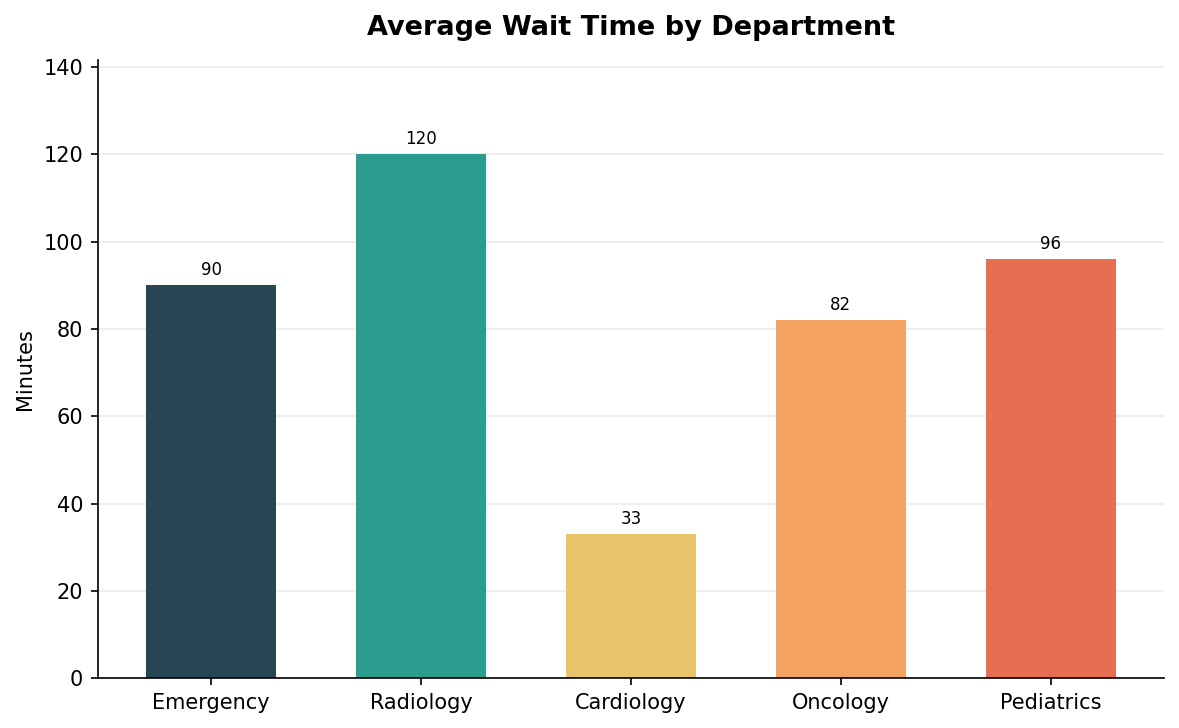
#> input picture data/samples/bar_products.png, 1179 x 728 px
$ python -i classify.py   (imports and definitions only)
#> lines starting #> are read from the running program, lines starting #| are printed output that depends on the picture; after the words box and inside, x2 and y2 are one past the last pixel; in counts of white or black regions, pixels touching at a corner belong together
### src/chartscribe/geometry.py
"""Small geometry and text-grouping utilities used by the extractors."""

from __future__ import annotations

import math
import re
from collections import defaultdict
from collections.abc import Iterable, Sequence

import numpy as np

from .models import OCRToken


def clamp(value: float, low: float, high: float) -> float:
    return max(low, min(high, value))


def median_or(values: Sequence[float], fallback: float = 0.0) -> float:
    clean = [float(value) for value in values if np.isfinite(value)]
    return float(np.median(clean)) if clean else fallback


# [10 lines left out: function iou, not called in this run]


def angular_distance(a: float, b: float) -> float:
    difference = abs((a - b) % 360.0)
    return min(difference, 360.0 - difference)


def angle_from_center(cx: float, cy: float, center_x: float, center_y: float) -> float:
    """Return an angle in degrees with 0 at east and increasing counter-clockwise."""
    return math.degrees(math.atan2(-(cy - center_y), cx - center_x)) % 360.0


# [20 lines left out: function group_tokens_by_row, not called in this run]


def row_text(row: Iterable[OCRToken]) -> str:
    return " ".join(token.text for token in sorted(row, key=lambda item: item.x1)).strip()


# [44 lines left out: functions clean_label, is_numeric_text, fit_line_robust, not called in this run]


def color_to_hex(bgr: Sequence[int] | np.ndarray) -> str:
    b, g, r = [int(clamp(float(value), 0, 255)) for value in bgr[:3]]
    return f"#{r:02x}{g:02x}{b:02x}"


# [61 lines left out: functions strip_units, format_number, cluster_indices, most_common, not called in this run]

### src/chartscribe/classify.py
"""Chart-type classification using a trained model with heuristic fallback."""

from __future__ import annotations

from dataclasses import dataclass
from pathlib import Path
from typing import Any

import cv2
import numpy as np

from .config import CHART_TYPE_MODEL
from .geometry import clamp
from .models import ChartType, OCRToken


@dataclass
class ClassificationResult:
    chart_type: ChartType
    confidence: float
    method: str
    scores: dict[str, float]

    # [7 lines left out: function as_dict, not called in this run]


def _color_mask(rgb: np.ndarray) -> np.ndarray:
    hsv = cv2.cvtColor(rgb, cv2.COLOR_RGB2HSV)
    mask = ((hsv[:, :, 1] > 55) & (hsv[:, :, 2] > 45)).astype(np.uint8) * 255
    kernel = np.ones((3, 3), np.uint8)
    mask = cv2.morphologyEx(mask, cv2.MORPH_OPEN, kernel, iterations=1)
    mask = cv2.morphologyEx(mask, cv2.MORPH_CLOSE, kernel, iterations=1)
    return mask


def _contours(mask: np.ndarray) -> list[tuple[int, int, int, int, float, float]]:
    contours, _ = cv2.findContours(mask, cv2.RETR_EXTERNAL, cv2.CHAIN_APPROX_SIMPLE)
    items = []
    for contour in contours:
        x, y, width, height = cv2.boundingRect(contour)
        area = float(cv2.contourArea(contour))
        perimeter = float(cv2.arcLength(contour, True))
        items.append((x, y, width, height, area, perimeter))
    return items


def _circle_score(rgb: np.ndarray) -> tuple[float, dict[str, float]]:
    height, width = rgb.shape[:2]
    mask = _color_mask(rgb)
    items = _contours(mask)
    image_area = height * width
    best = 0.0
    details: dict[str, float] = {}
    if not items:
        return best, details

    for x, y, box_width, box_height, area, perimeter in items:
        if area < image_area * 0.018:
            continue
        extent = area / max(1.0, box_width * box_height)
        aspect = min(box_width, box_height) / max(1.0, max(box_width, box_height))
        circularity = 4 * np.pi * area / max(1.0, perimeter * perimeter)
        circle_like = (
            0.72 * min(1.0, extent / 0.62)
            + 0.28 * max(0.0, 1.0 - abs(1.0 - aspect) * 3.0)
            + 0.20 * min(1.0, circularity / 0.8)
        )
        if aspect > 0.76 and extent > 0.48:
            best = max(best, circle_like)
            details["circle_extent"] = round(extent, 4)
            details["circle_aspect"] = round(aspect, 4)

    # Verify with Hough circles on a downsampled edge image as a second signal.
    resized = cv2.resize(rgb, (min(width, 500), int(min(width, 500) * height / width)))
    gray = cv2.cvtColor(resized, cv2.COLOR_RGB2GRAY)
    gray = cv2.medianBlur(gray, 5)
    circles = cv2.HoughCircles(
        gray,
        cv2.HOUGH_GRADIENT,
        dp=1.2,
        minDist=max(20, resized.shape[1] // 5),
        param1=100,
        param2=35,
        minRadius=max(20, resized.shape[1] // 12),
        maxRadius=int(resized.shape[1] * 0.48),
    )
    if circles is not None:
        largest = max(circles[0], key=lambda item: item[2])
        details["hough_radius_ratio"] = round(float(largest[2]) / resized.shape[1], 4)
        best = max(best, clamp(float(largest[2]) / resized.shape[1] * 1.5, 0, 1))
    return clamp(best, 0, 1), details


def _bar_score(rgb: np.ndarray) -> tuple[float, dict[str, float]]:
    height, width = rgb.shape[:2]
    mask = _color_mask(rgb)
    items = _contours(mask)
    image_area = height * width
    rectangles = []
    for x, y, box_width, box_height, area, _ in items:
        if (
            box_width >= 4
            and box_height >= 10
            and area >= image_area * 0.0006
            and area / max(1.0, box_width * box_height) > 0.42
            and box_height / max(1.0, box_width) > 0.45
        ):
            rectangles.append((x, y, box_width, box_height, area))

    if len(rectangles) < 2:
        return 0.0, {"bars": float(len(rectangles))}

    bottoms = [y + box_height for _, y, _, box_height, _ in rectangles]
    tolerance = max(4.0, height * 0.012)
    best_group: list[tuple[int, int, int, int, float]] = []
    for bottom in bottoms:
        group = [rect for rect, other in zip(rectangles, bottoms) if abs(other - bottom) <= tolerance]
        if len(group) > len(best_group):
            best_group = group

    if len(best_group) < 2:
        return 0.0, {"bars": float(len(rectangles))}
    widths = [rect[2] for rect in best_group]
    lefts = [rect[0] for rect in best_group]
    spread = (max(lefts) - min(lefts)) / max(1, width)
    consistency = 1.0 - min(1.0, np.std(widths) / max(1.0, np.mean(widths))) if widths else 0
    count_score = min(1.0, len(best_group) / 5.0)
    score = 0.52 * count_score + 0.22 * consistency + 0.26 * min(1.0, spread / 0.65)
    details = {
        "bars": float(len(best_group)),
        "bar_width_cv": round(float(np.std(widths) / max(1.0, np.mean(widths))), 4),
        "bar_spread": round(float(spread), 4),
    }
    return clamp(score, 0, 1), details


def _line_score(rgb: np.ndarray) -> tuple[float, dict[str, float]]:
    height, width = rgb.shape[:2]
    mask = _color_mask(rgb)
    items = _contours(mask)
    image_area = height * width
    line_like = []
    for x, y, box_width, box_height, area, _ in items:
        if area < image_area * 0.0003:
            continue
        aspect = box_width / max(1.0, box_height)
        fill = area / max(1.0, box_width * box_height)
        if aspect > 2.2 and fill < 0.35:
            line_like.append((box_width, box_height, fill))
    if not line_like:
        return 0.0, {"line_shapes": 0.0}
    longest = max(item[0] for item in line_like)
    score = min(1.0, longest / (width * 0.55)) * min(1.0, len(line_like) / 3.0)
    return clamp(0.35 + 0.65 * score, 0, 1), {
        "line_shapes": float(len(line_like)),
        "line_span": round(longest / width, 4),
    }


# [36 lines left out: functions _big_numeric_tokens, _infographic_score, not called in this run]


def extract_classifier_features(rgb: np.ndarray) -> np.ndarray:
    """Extract a compact feature vector used by the chart-type classifier."""
    height, width = rgb.shape[:2]
    resized = cv2.resize(rgb, (64, 64), interpolation=cv2.INTER_AREA)
    small = cv2.cvtColor(resized, cv2.COLOR_RGB2GRAY).astype(np.float32) / 255.0
    hsv = cv2.cvtColor(resized, cv2.COLOR_RGB2HSV)
    hist_h = cv2.calcHist([hsv], [0], None, [16], [0, 180]).flatten()
    hist_s = cv2.calcHist([hsv], [1], None, [8], [0, 256]).flatten()
    hist_v = cv2.calcHist([hsv], [2], None, [8], [0, 256]).flatten()
    hist_h = hist_h / max(1.0, hist_h.sum())
    hist_s = hist_s / max(1.0, hist_s.sum())
    hist_v = hist_v / max(1.0, hist_v.sum())

    bar, bar_details = _bar_score(rgb)
    circle, circle_details = _circle_score(rgb)
    line, line_details = _line_score(rgb)
    mask = _color_mask(rgb)
    colored_fraction = float(mask.mean() / 255.0)
    items = _contours(mask)
    areas = np.array([item[4] for item in items], dtype=float) if items else np.array([0.0])
    boxes = np.array([[item[2], item[3]] for item in items], dtype=float) if items else np.zeros((1, 2))
    aspect = boxes[:, 0] / np.maximum(1.0, boxes[:, 1])
    features = np.concatenate(
        [
            small.flatten(),
            hist_h,
            hist_s,
            hist_v,
            np.array(
                [
                    colored_fraction,
                    len(items) / 20.0,
                    float(areas.max() / max(1.0, height * width)),
                    float(areas.sum() / max(1.0, height * width)),
                    float(np.median(aspect)) if len(aspect) else 0.0,
                    float(np.std(aspect)) if len(aspect) else 0.0,
                    bar,
                    circle,
                    line,
                    bar_details.get("bars", 0.0) / 10.0,
                    bar_details.get("bar_width_cv", 0.0),
                    bar_details.get("bar_spread", 0.0),
                    circle_details.get("circle_extent", 0.0),
                    circle_details.get("hough_radius_ratio", 0.0),
                    line_details.get("line_span", 0.0),
                ]
            ),
        ]
    )
    return features.astype(np.float32)


class ChartTypeClassifier:
    """Trained RandomForest classifier with transparent heuristic fallback."""

    # [87 lines left out: functions __init__, _load, heuristic, predict, not called in this run]

>>> import cv2
>>> picture = cv2.cvtColor(cv2.imread('../../data/samples/bar_products.png'), cv2.COLOR_BGR2RGB)
>>> result = extract_classifier_features(picture)
#> in extract_classifier_features, `resized = cv2.resize(rgb, (64, 64), interpolation=cv2.INTER_AREA)`:
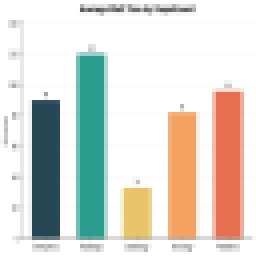
#> resized: shape (64, 64, 3) (shown 4 times larger); mean R, G, B 218.9, 217.1, 209.3
#> in extract_classifier_features, `small = cv2.cvtColor(resized, cv2.COLOR_RGB2GRAY).astype(np.float32) /..`:
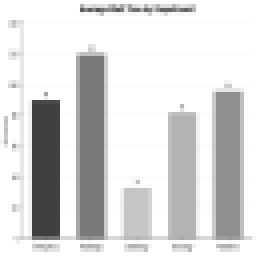
#> small: shape (64, 64) float32 (shown 4 times larger); min 0.243, max 1, mean 0.85
#> in extract_classifier_features, `hist_h = cv2.calcHist([hsv], [0], None, [16], [0, 180]).flatten()`: hist_h = [3072, 368, 0, 0, 0, 0, 0, 376, 280, 0, 0, 0, 0, 0, 0, 0]
#> in extract_classifier_features, `hist_s = cv2.calcHist([hsv], [1], None, [8], [0, 256]).flatten()`: hist_s = [2848, 74, 96, 73, 519, 486, 0, 0]
#> in extract_classifier_features, `hist_v = cv2.calcHist([hsv], [2], None, [8], [0, 256]).flatten()`: hist_v = [0, 0, 241, 20, 280, 91, 167, 3297]
#> in extract_classifier_features, `hist_h = hist_h / max(1.0, hist_h.sum())`: hist_h = [0.75, 0.0898, 0, 0, 0, 0, 0, 0.0918, 0.0684, 0, 0, 0, 0, 0, 0, 0]
#> in extract_classifier_features, `hist_s = hist_s / max(1.0, hist_s.sum())`: hist_s = [0.695, 0.0181, 0.0234, 0.0178, 0.127, 0.119, 0, 0]
#> in extract_classifier_features, `hist_v = hist_v / max(1.0, hist_v.sum())`: hist_v = [0, 0, 0.0588, 0.00488, 0.0684, 0.0222, 0.0408, 0.805]
#> in _color_mask, `mask = ((hsv[:, :, 1] > 55) & (hsv[:, :, 2] > 45)).astype(np.uint8) * ..`:
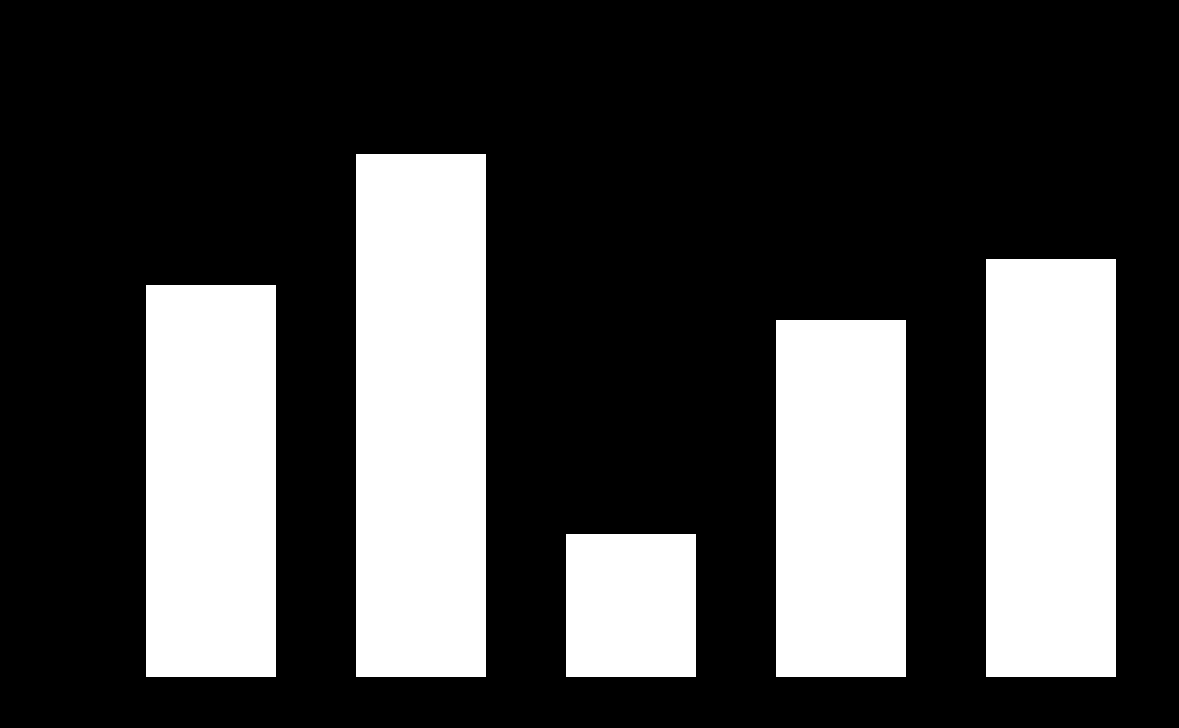
#> mask: shape (728, 1179); 27.8% white; 5 white regions
#> in _contours, `contours, _ = cv2.findContours(mask, cv2.RETR_EXTERNAL, cv2.CHAIN_APPR..`: contours = 5 contours; box (x1, y1, x2, y2) and area: (356, 154, 486, 677) 67338, (986, 259, 1116, 677) 53793, (146, 285, 276, 677) 50439, (776, 320, 906, 677) 45924, (566, 534, 696, 677) 18318
#> the loop in _contours, `for contour in contours:` made 5 passes
#> (contour, x, y, height, area, perimeter) on passes 1 to 5: ([[566, 534], [566, 676], [695, 676], [695, 534]], 566, 534, 143, 18318, 542), ([[776, 320], [776, 676], [905, 676], [905, 320]], 776, 320, 357, 45924, 970), ([[146, 285], [146, 676], [275, 676], [275, 285]], 146, 285, 392, 50439, 1040), ([[986, 259], [986, 676], [1115, 676], [1115, 259]], 986, 259, 418, 53793, 1092), ([[356, 154], [356, 676], [485, 676], [485, 154]], 356, 154, 523, 67338, 1302)
#> after the loop in _contours, `for contour in contours:`: items = [(566, 534, 130, 143, 18318, 542), (776, 320, 130, 357, 45924, 970), (146, 285, 130, 392, 50439, 1040), (986, 259, 130, 418, 53793, 1092), (356, 154, 130, 523, 67338, 1302)]
#> the loop in _bar_score, `for x, y, box_width, box_height, area, _ in items:` made 5 passes
#> (x, y, box_height, area) on passes 1 to 5: (566, 534, 143, 18318), (776, 320, 357, 45924), (146, 285, 392, 50439), (986, 259, 418, 53793), (356, 154, 523, 67338)
#> after the loop in _bar_score, `for x, y, box_width, box_height, area, _ in items:`: rectangles = [(566, 534, 130, 143, 18318), (776, 320, 130, 357, 45924), (146, 285, 130, 392, 50439), (986, 259, 130, 418, 53793), (356, 154, 130, 523, 67338)]
#> in _bar_score, `bottoms = [y + box_height for _, y, _, box_height, _ in rectangles]`: bottoms = [677, 677, 677, 677, 677]
#> the loop in _bar_score, `for bottom in bottoms:` made 5 passes
#> in _bar_score, `widths = [rect[2] for rect in best_group]`: widths = [130, 130, 130, 130, 130]
#> in _bar_score, `lefts = [rect[0] for rect in best_group]`: lefts = [566, 776, 146, 986, 356]
#> in _bar_score, `spread = (max(lefts) - min(lefts)) / max(1, width)`: spread = 0.712
#> in _bar_score, `consistency = 1.0 - min(1.0, np.std(widths) / max(1.0, np.mean(widths)..`: consistency = 1
#> in _bar_score, `details = { "bars": float(len(best_group)), "bar_width_cv": round(floa..`: details = {'bars': 5, 'bar_width_cv': 0, 'bar_spread': 0.713}
#> in extract_classifier_features, `bar, bar_details = _bar_score(rgb)`: bar = 1; bar_details has the same summary as details in _bar_score
#> the loop in _contours (call 2), `for contour in contours:` made 5 passes
#> the loop in _circle_score, `for x, y, box_width, box_height, area, perimeter in items:` made 5 passes
#> (x, y, box_height, area, perimeter, extent, aspect, circularity) on pass 1: (566, 534, 143, 18318, 542, 0.985, 0.909, 0.784)
#> after the loop in _circle_score, `for x, y, box_width, box_height, area, perimeter in items:`: details = {'circle_extent': 0.985, 'circle_aspect': 0.909}
#> in _circle_score, `resized = cv2.resize(rgb, (min(width, 500), int(min(width, 500) * heig..`:
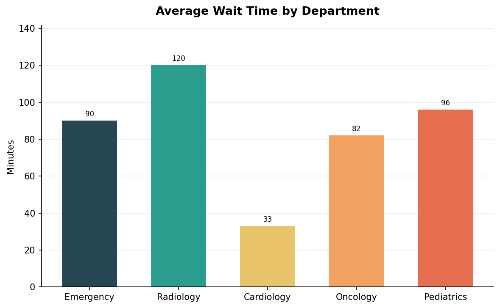
#> resized: shape (308, 500, 3); mean R, G, B 219, 217.2, 209.5
#> in _circle_score, `gray = cv2.cvtColor(resized, cv2.COLOR_RGB2GRAY)`:
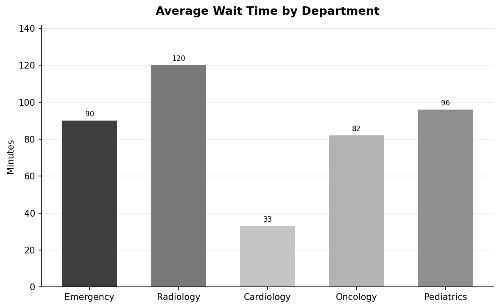
#> gray: shape (308, 500); min 0, max 255, mean 216.8
#> in _circle_score, `gray = cv2.medianBlur(gray, 5)`:
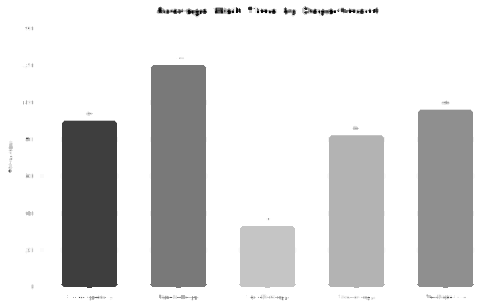
#> gray: shape (308, 500); min 0, max 255, mean 219.3
#> in _circle_score, `circles = cv2.HoughCircles( gray, cv2.HOUGH_GRADIENT, dp=1.2, minDist=..`: circles = [[258.6, 168.6, 158.7]]
#> in _circle_score, `largest = max(circles[0], key=lambda item: item[2])`: largest = [258.6, 168.6, 158.7]
#> in extract_classifier_features, `circle, circle_details = _circle_score(rgb)`: circle = 1; circle_details = {'circle_extent': 0.985, 'circle_aspect': 0.909, 'hough_radius_ratio': 0.317}
#> the loop in _line_score, `for x, y, box_width, box_height, area, _ in items:` made 5 passes
#> (x, y, box_height, area, aspect, fill) on passes 1 to 5: (566, 534, 143, 18318, 0.909, 0.985), (776, 320, 357, 45924, 0.364, 0.99), (146, 285, 392, 50439, 0.332, 0.99), (986, 259, 418, 53793, 0.311, 0.99), (356, 154, 523, 67338, 0.249, 0.99)
#> after the loop in _line_score, `for x, y, box_width, box_height, area, _ in items:`: line_like = []
#> in extract_classifier_features, `line, line_details = _line_score(rgb)`: line = 0; line_details = {'line_shapes': 0}
#> in extract_classifier_features, `colored_fraction = float(mask.mean() / 255.0)`: colored_fraction = 0.278
#> in extract_classifier_features, `areas = np.array([item[4] for item in items], dtype=float) if items el..`: areas = [18318, 45924, 50439, 53793, 67338]
#> in extract_classifier_features, `boxes = np.array([[item[2], item[3]] for item in items], dtype=float) ..`: boxes = [[130, 143], [130, 357], [130, 392], [130, 418], [130, 523]]
#> in extract_classifier_features, `aspect = boxes[:, 0] / np.maximum(1.0, boxes[:, 1])`: aspect = [0.909, 0.364, 0.332, 0.311, 0.249]
#> in extract_classifier_features, `features = np.concatenate( [ small.flatten(), hist_h, hist_s, hist_v, ..`: features = 4143 values, max 1 at index 0, min 0 at index 4098, mean 0.842
#> result has the same summary as features in extract_classifier_features
